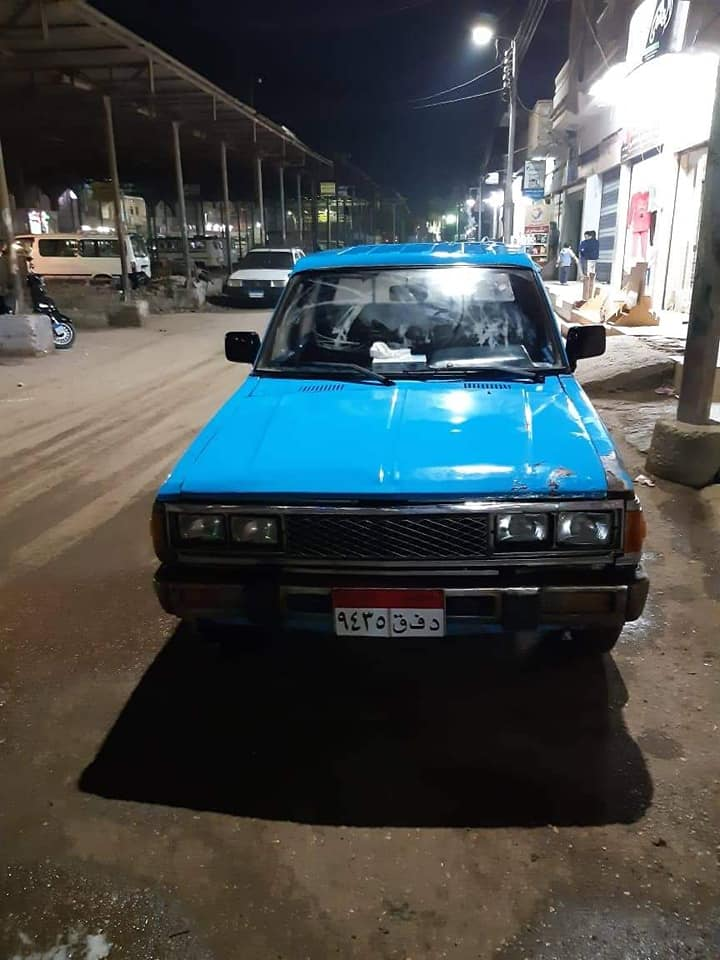
#> input picture data/Vehicles/0036.jpg, 720 x 960 px, given in place of 0065.jpg, which was not available
$ jupyter execute --allow-errors testing_photos_nb.ipynb   (older library calls are emulated)
#> lines starting #> are read from the running program, lines starting #| are printed output that depends on the picture; after the words box and inside, x2 and y2 are one past the last pixel; in counts of white or black regions, pixels touching at a corner belong together; pictures that were not available may be replaced by others from this repository, and a replacement may not be noted
#> further down, image is the input picture: shape (960, 720, 3); mean B, G, R 79.7, 78.9, 72.9
#> `opened_image = cv2.morphologyEx(gray, cv2.MORPH_OPEN, disk_kernel)`:
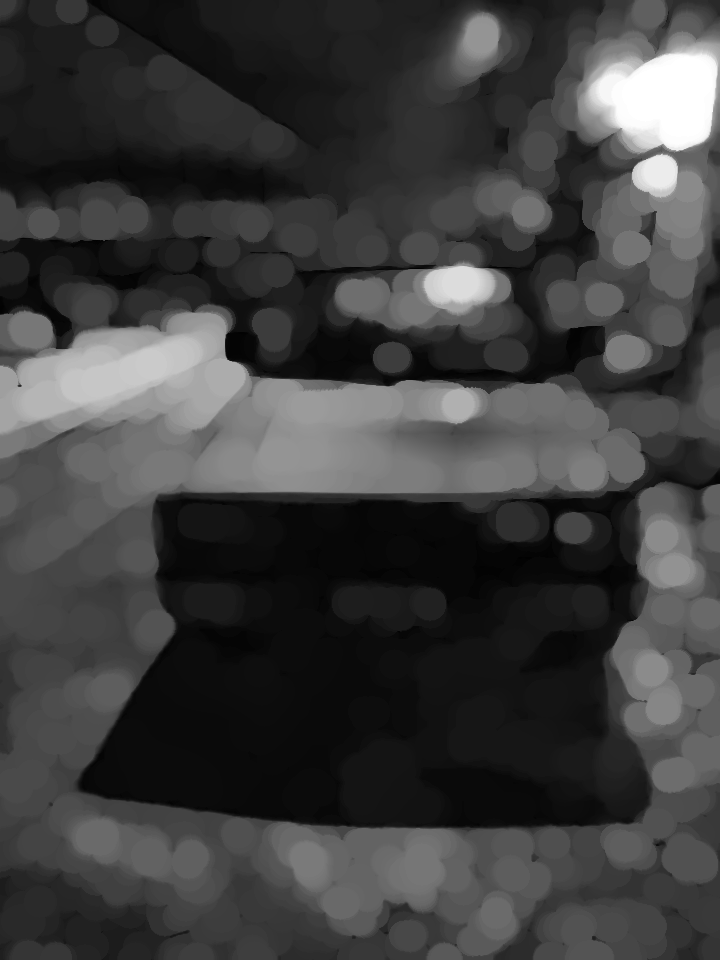
#> opened_image: shape (960, 720); min 1, max 255, mean 62.1
#> `light = cv2.threshold(light, 0, 255, cv2.THRESH_BINARY + cv2.THRESH_OT..`:
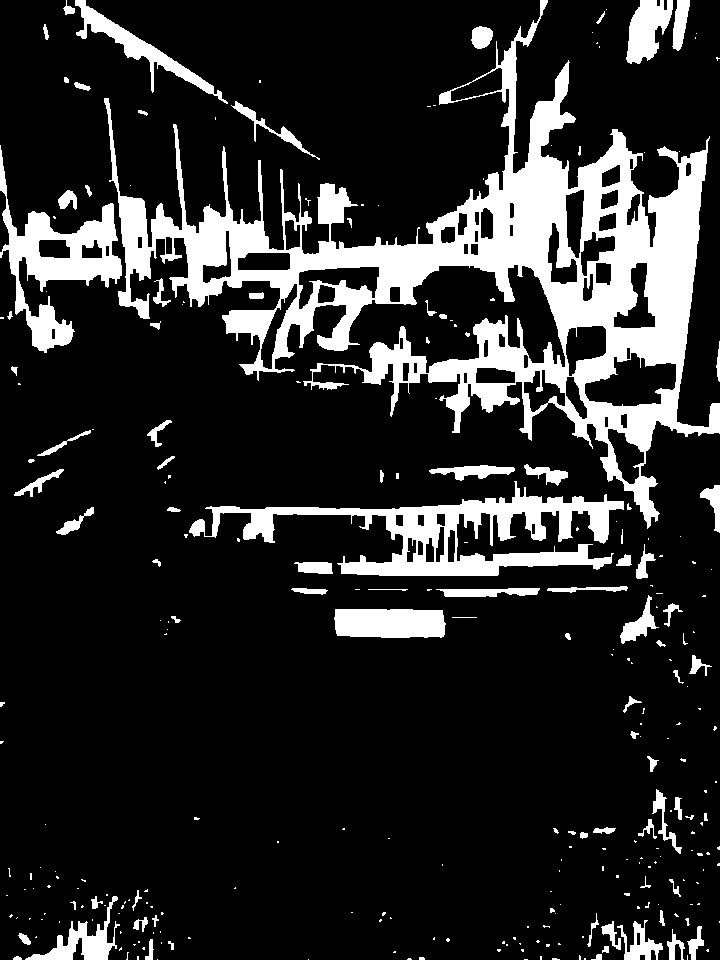
#> light: shape (960, 720); 16.4% white; 280 white regions (192 under 20 px), largest, box (x1, y1, x2, y2) and area: (104, 0, 720, 529) 70987, (189, 481, 624, 576) 13025, (0, 145, 122, 353) 7330
#> `gradX = np.absolute(gradX)`:
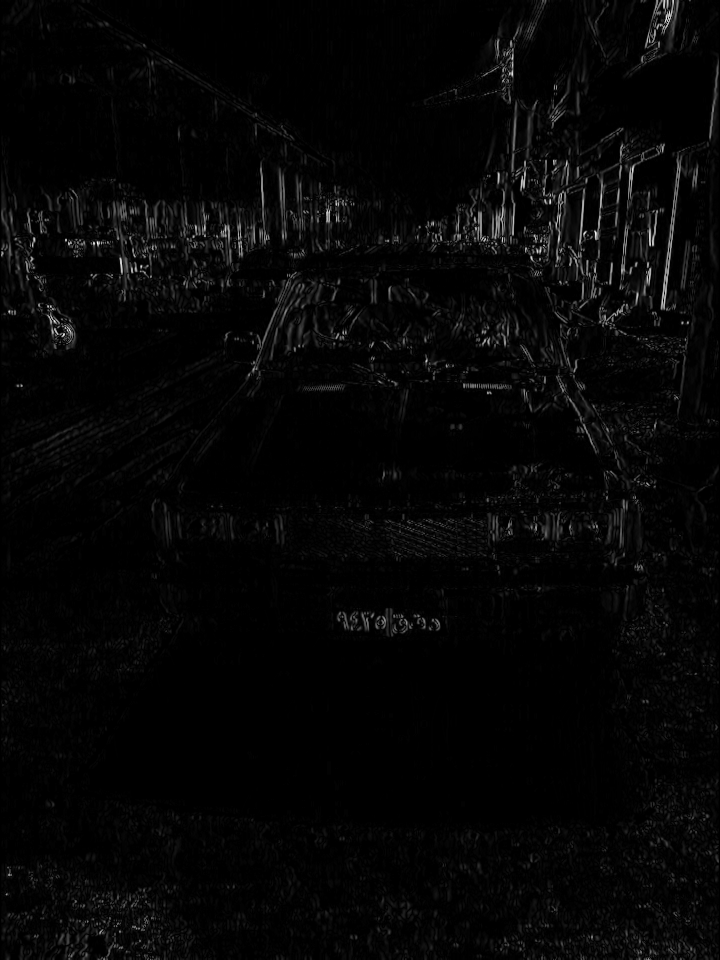
#> gradX: shape (960, 720) float32; min 0, max 3575, mean 87.3; drawn with min black and max white
#> `(minVal, maxVal) = (np.min(gradX), np.max(gradX))`: minVal = 0; maxVal = 3575
#> `thresh = cv2.threshold(gradX, 0, 255, cv2.THRESH_BINARY | cv2.THRESH_O..`: thresh: shape (960, 720); 10.9% white; 112 white regions (61 under 20 px), largest, box (x1, y1, x2, y2) and area: (378, 22, 699, 468) 35239, (47, 165, 355, 301) 15272, (224, 272, 430, 379) 5132
#> `thresh = cv2.erode(thresh, None, iterations=2)`: thresh: shape (960, 720); 7.8% white; 56 white regions (25 under 20 px), largest, box (x1, y1, x2, y2) and area: (381, 87, 697, 447) 25926, (51, 171, 347, 287) 11645, (252, 275, 345, 357) 3348
#> `thresh = cv2.dilate(thresh, None, iterations=2)`: thresh: shape (960, 720); 10.3% white; 51 white regions (1 under 20 px), largest, box (x1, y1, x2, y2) and area: (379, 85, 699, 449) 31537, (49, 169, 349, 289) 14013, (250, 273, 347, 359) 4340
#> `thresh = cv2.bitwise_and(thresh, thresh, mask=light)`: thresh: shape (960, 720); 6.3% white; 131 white regions (59 under 20 px), largest, box (x1, y1, x2, y2) and area: (426, 102, 699, 367) 19249, (118, 169, 269, 289) 5478, (0, 207, 60, 289) 1696
#> `thresh = cv2.dilate(thresh, None, iterations=2)`: thresh: shape (960, 720); 10.2% white; 80 white regions, largest, box (x1, y1, x2, y2) and area: (424, 21, 701, 369) 28357, (64, 167, 271, 302) 9314, (245, 271, 349, 381) 4154
#> `thresh = cv2.erode(thresh, None, iterations=1)`:
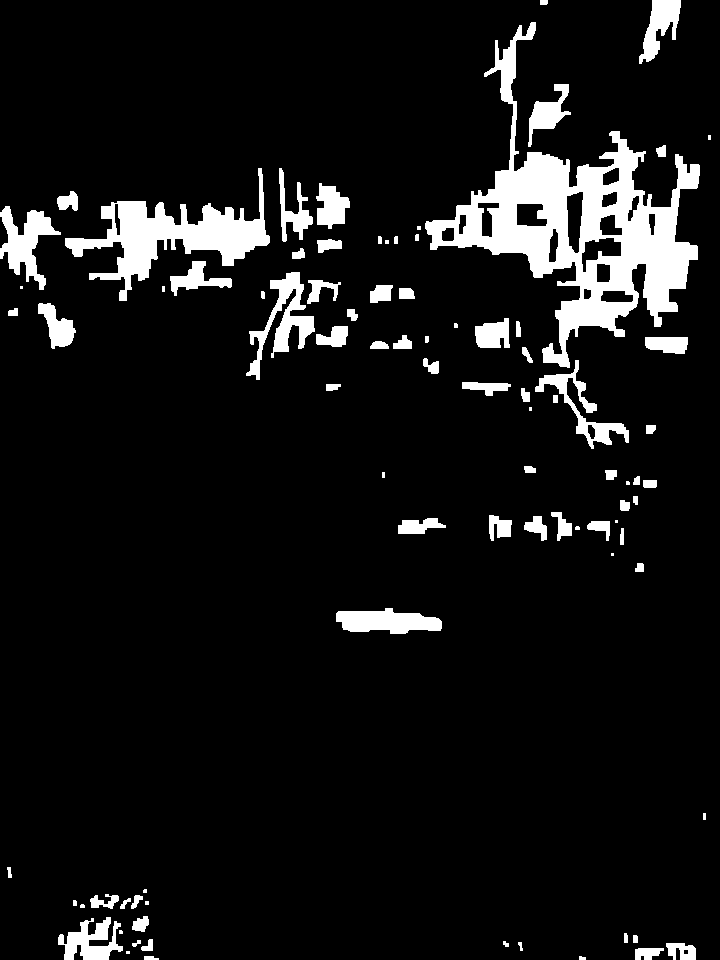
#> thresh: shape (960, 720); 8.4% white; 88 white regions (17 under 20 px)
#> `cnts = cv2.findContours(thresh.copy(), cv2.RETR_EXTERNAL, cv2.CHAIN_AP..`: cnts = 88 contours, 24 with area under 20; largest, box (x1, y1, x2, y2) and area: (425, 22, 700, 368) 27961, (65, 168, 270, 301) 7663, (246, 272, 315, 380) 2058, (0, 206, 61, 290) 1966, (336, 608, 442, 634) 1798
#> `cnts = sorted(cnts, key=cv2.contourArea, reverse=True)[:20]`: cnts = 20 contours; largest, box (x1, y1, x2, y2) and area: (425, 22, 700, 368) 27961, (65, 168, 270, 301) 7663, (246, 272, 315, 380) 2058, (0, 206, 61, 290) 1966, (336, 608, 442, 634) 1798
#> the loop `for c in cnts:` made 20 passes
#> after the loop `for c in cnts:`:
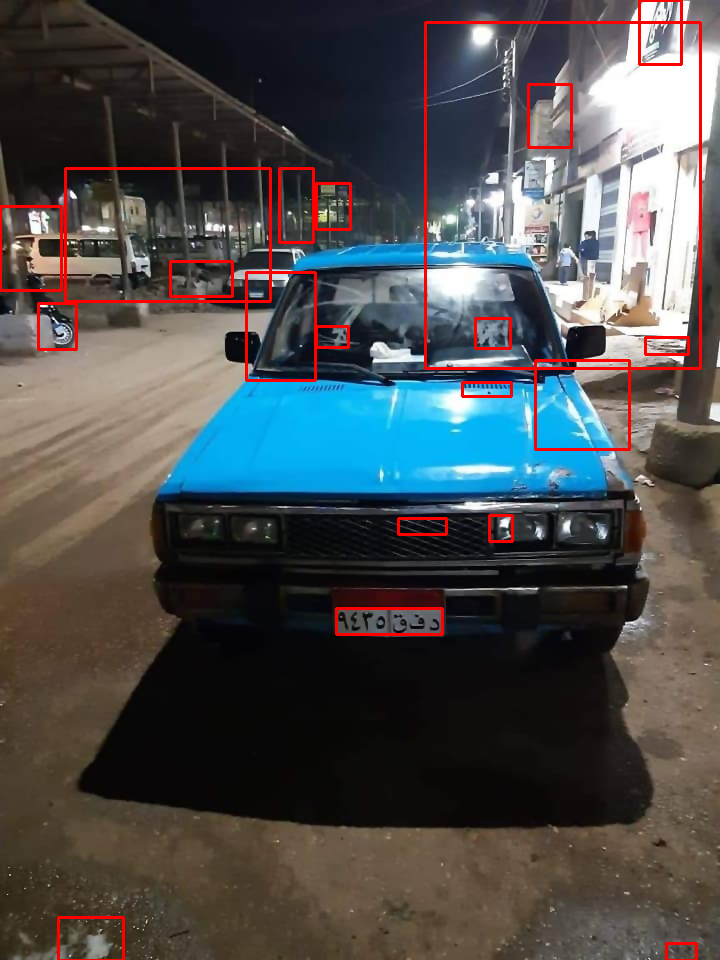
#> contour_image: shape (960, 720, 3); mean B, G, R 77.5, 76.7, 76.7
#> after the loop `for c in cnts:`: main_contours = 7 contours; box (x1, y1, x2, y2) and area: (336, 608, 442, 634) 1798, (58, 917, 123, 960) 1306, (170, 261, 232, 296) 773, (645, 337, 688, 354) 564, (398, 518, 446, 534) 444, (316, 326, 348, 347) 412, (462, 382, 511, 396) 342
#> the loop `for c in main_contours:` made 7 passes
#> after the loop `for c in main_contours:`:
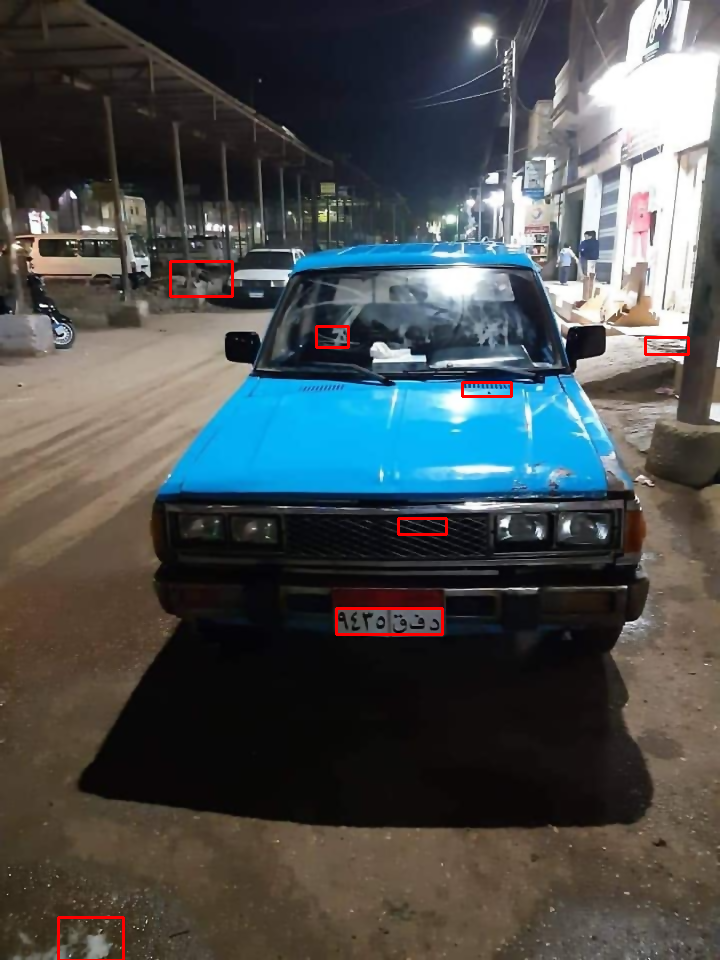
#> img_copy: shape (960, 720, 3); mean B, G, R 79.3, 78.5, 73.7
[cell 1]
import cv2
from matplotlib import pyplot as plt
import numpy as np
import imutils
import easyocr
from skimage.segmentation import clear_border


minAR = 1.2
maxAR = 4.3
minArea = 600
maxArea = 8000


def plot_images(img1, img2, title1="Original", title2="Gray"):
#> called with title1 = 'Original Image', title2 = 'All Contours'
    plt.figure(figsize=[7, 7])

    plt.subplot(1, 2, 1)  # 1 row, 2 columns, 1st subplot = original image
    plt.imshow(img1, cmap="gray")
    plt.title(title1)
    plt.xticks([]), plt.yticks([])  # to hide tick values on X and Y axis

    plt.subplot(1, 2, 2)  # 1 row, 2 columns, 2nd subplot = gray image
    plt.imshow(img2, cmap="gray")
    plt.title(title2)
    plt.xticks([]), plt.yticks([])  # to hide tick values on X and Y axis

    plt.show()
#> figure, not shown here; B, G, R data is drawn as R, G, B


# [9 lines left out: function draw_contours, not called in this run]


#> (the rest of this cell did not finish here and is left out)

#> the loop `for c in main_contours:` made 7 passes
#> pass 3, `candidate = gray[y : y + h, x : x + w]`:
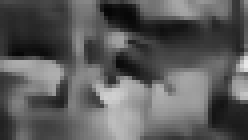
#> candidate: shape (35, 62) (shown 4 times larger); min 6, max 231, mean 91.6
#> after the loop `for c in main_contours:`: h_final = 0; min_diff = inf; w_final = 0
#> `licensePlate = gray[y_final : y_final + h_final, x_final : x_final + w..`: licensePlate = empty array
#> pass 2 of the loop `for i in range(65, 90):`:
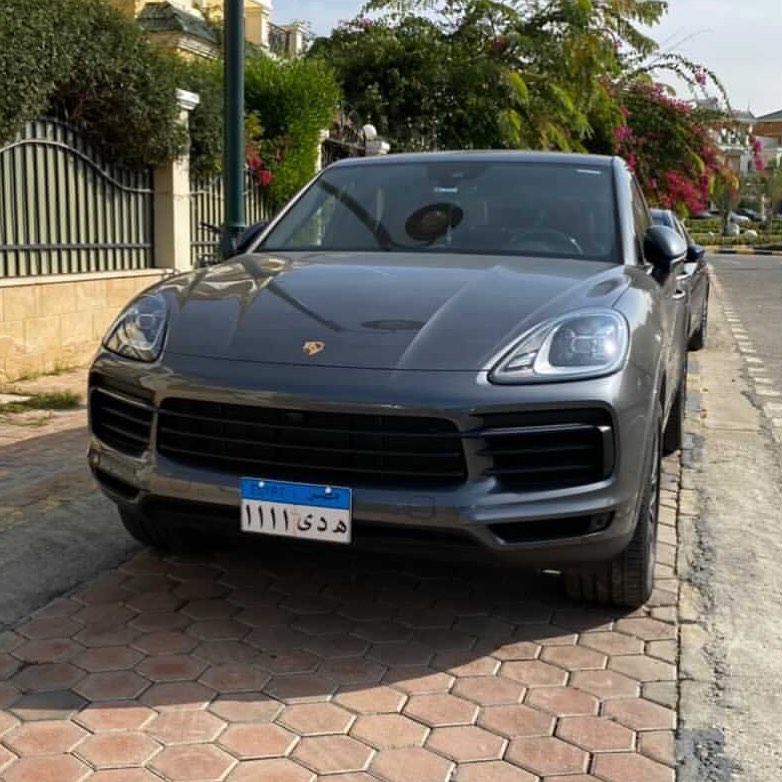
#> input picture data/Vehicles/0052.jpg, 782 x 782 px, given in place of 0066.jpg, which was not available
#> image is the input picture: shape (782, 782, 3); mean B, G, R 88.1, 97.4, 101
#> gray_1: shape (782, 782)
#> gray: shape (782, 782)
#> disk_kernel: shape (31, 31); values 0 (black) and 1 (white), 75.9% white; 4 black regions, box (x1, y1, x2, y2) and area: (0, 0, 15, 12) 58, (16, 0, 31, 12) 58, (0, 19, 15, 31) 58, (16, 19, 31, 31) 58
#> opened_image: shape (782, 782)
#> subtracted_image: shape (782, 782)
#> `blackhat = cv2.morphologyEx(gray, cv2.MORPH_BLACKHAT, rectKern)`:
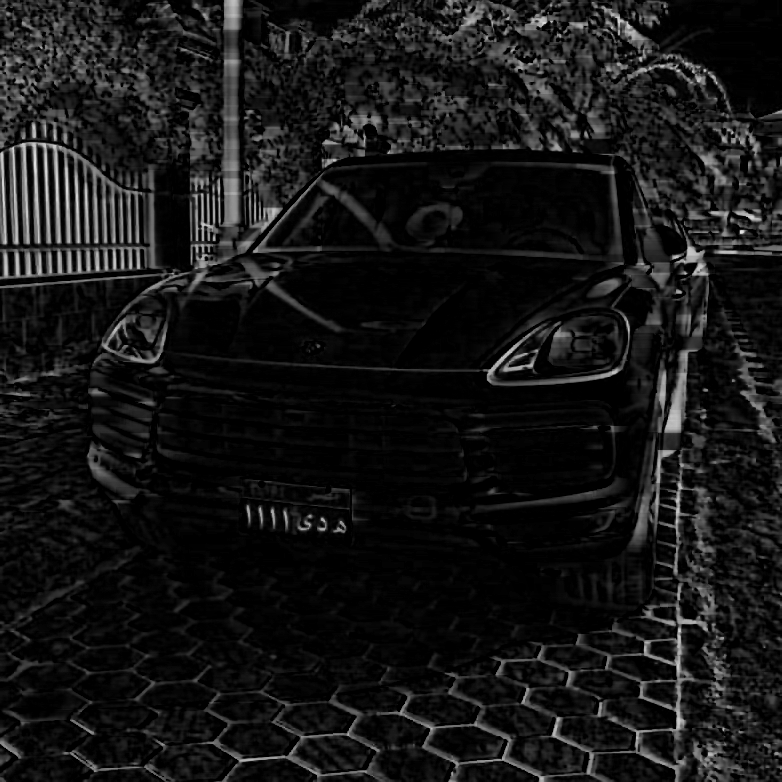
#> blackhat: shape (782, 782); min 0, max 230, mean 21.9
#> squareKern = [[1, 1, 1], [1, 1, 1], [1, 1, 1], [1, 1, 1], [1, 1, 1], [1, 1, 1], [1, 1, 1], [1, 1, 1], [1, 1, 1], [1, 1, 1]]
#> maxVal = 3470
#> `thresh = cv2.bitwise_and(thresh, thresh, mask=light)`:
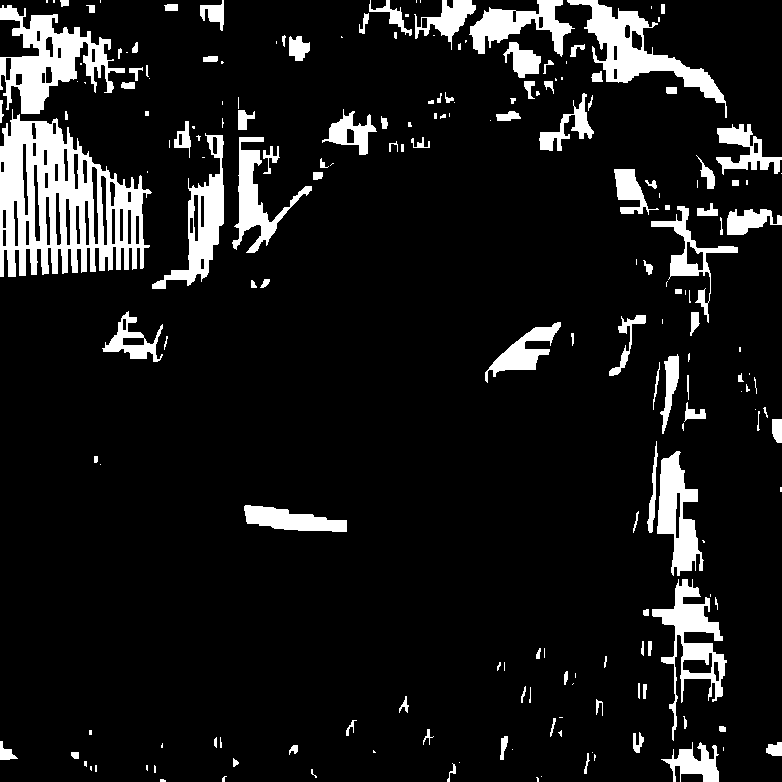
#> thresh: shape (782, 782); 10.1% white; 198 white regions (84 under 20 px)
#> `cnts = cv2.findContours(thresh.copy(), cv2.RETR_EXTERNAL, cv2.CHAIN_AP..`: cnts = 117 contours, 28 with area under 20; largest, box (x1, y1, x2, y2) and area: (0, 4, 153, 278) 26234, (468, 0, 728, 119) 9560, (642, 440, 728, 742) 9476, (151, 132, 225, 290) 3960, (231, 136, 313, 254) 3225
#> `cnts = sorted(cnts, key=cv2.contourArea, reverse=True)[:20]`: cnts = 20 contours; largest, box (x1, y1, x2, y2) and area: (0, 4, 153, 278) 26234, (468, 0, 728, 119) 9560, (642, 440, 728, 742) 9476, (151, 132, 225, 290) 3960, (231, 136, 313, 254) 3225
#> the loop `for c in cnts:` made 20 passes
#> after the loop `for c in cnts:`: main_contours = 6 contours; box (x1, y1, x2, y2) and area: (358, 0, 477, 51) 2153, (243, 504, 348, 533) 1826, (715, 123, 782, 176) 1774, (101, 310, 169, 363) 1512, (660, 741, 720, 782) 1470, (696, 202, 782, 236) 1304
#> the loop `for c in main_contours:` made 6 passes
#> the loop `for c in main_contours:` made 6 passes
#> after the loop `for c in main_contours:`: h_final = 29; min_diff = 0.121; most_rectangular_contour = contour of 44 points, box (x1, y1, x2, y2) (243, 504, 348, 533), area 1826; w_final = 105; x_final = 243; y_final = 504
#> max_indices = (5, 84, 161)
    ######################################################################
    most_rectangular_contour = None
    min_diff = float("inf")
    last_contour = []
    x_final = 0
    y_final = 0
    w_final = 0
    h_final = 0
    # Iterate over the contours
    for c in main_contours:
        # Calculate the bounding rectangle
        x, y, w, h = cv2.boundingRect(c)
        # hist =
        candidate = gray[y : y + h, x : x + w]
        hist = cv2.calcHist([candidate], [0], None, [256], [0, 256])
        sum = np.sum(hist[160:256])
        if sum < 0.6* w * h:
            continue
        # Calculate the aspect ratio of the bounding rectangle
        ar = w / float(h)
        # Calculate the difference between the aspect ratio of the bounding rectangle and the aspect ratio of a perfect rectangle
        diff = abs(ar - 3.5)
        # If this difference is smaller than the smallest difference we've seen so far, update the most rectangular contour and the smallest difference
        if diff < min_diff:
            most_rectangular_contour = c
            min_diff = diff
            x_final = x
            y_final = y
            w_final = w
            h_final = h
    last_contour.append(most_rectangular_contour)
    licensePlate = gray[y_final : y_final + h_final, x_final : x_final + w_final]
    # Now most_rectangular_contour is the contour with the most rectangular shape
    ######################################################################
    if (licensePlate != None).any():
        plot_images(image, licensePlate, "image", "licensePlate")
        # Find region of plate
        region = gray[y_final-round(0.65*h_final):y_final, x_final:x_final+w_final]
        rectangle_region = cv2.rectangle(image.copy(), (x_final, y_final-round(0.65*h_final)), (x_final+w_final, y_final), (0, 255, 0), 2)
        plot_images(image, rectangle_region, "image", "rectangle_region")
        plot_images(image, region, "image", "region")


        # Convert the image from BGR to RGB
        region_colored = image[y_final-round(0.65*h_final):y_final, x_final:x_final+w_final]
        img_rgb = cv2.cvtColor(region_colored, cv2.COLOR_BGR2RGB)
        region_colored = img_rgb
        # Calculate the histogram
        hist = cv2.calcHist([img_rgb], [0, 1, 2], None, [256, 256, 256], [0, 256, 0, 256, 0, 256])

        # Find the indices of the maximum value in the histogram
        max_indices = np.unravel_index(hist.argmax(), hist.shape)
        # Extract the dominant color
        dominant_color = max_indices
        block = np.ones((10, 10, 3), np.uint8)
        block[...] = dominant_color
        plot_images(block, block, "extracted color", "block")

##roi=clear_border(roi)
